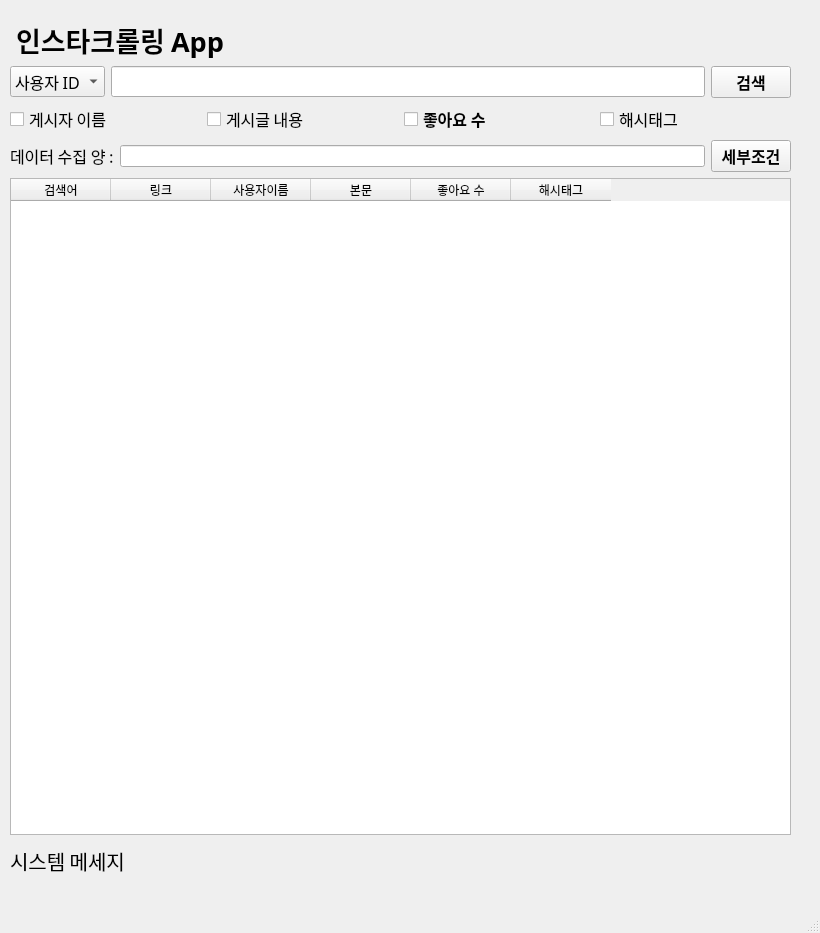
<?xml version="1.0" encoding="UTF-8"?>
<ui version="4.0">
 <class>MainWindow</class>
 <widget class="QMainWindow" name="MainWindow">
  <property name="geometry">
   <rect>
    <x>0</x>
    <y>0</y>
    <width>820</width>
    <height>933</height>
   </rect>
  </property>
  <property name="sizePolicy">
   <sizepolicy hsizetype="Fixed" vsizetype="Fixed">
    <horstretch>0</horstretch>
    <verstretch>0</verstretch>
   </sizepolicy>
  </property>
  <property name="minimumSize">
   <size>
    <width>820</width>
    <height>930</height>
   </size>
  </property>
  <property name="windowTitle">
   <string>MainWindow</string>
  </property>
  <widget class="QWidget" name="centralwidget">
   <widget class="QWidget" name="formLayoutWidget">
    <property name="geometry">
     <rect>
      <x>10</x>
      <y>20</y>
      <width>781</width>
      <height>861</height>
     </rect>
    </property>
    <layout class="QFormLayout" name="formLayout">
     <property name="sizeConstraint">
      <enum>QLayout::SetMinAndMaxSize</enum>
     </property>
     <property name="fieldGrowthPolicy">
      <enum>QFormLayout::ExpandingFieldsGrow</enum>
     </property>
     <property name="labelAlignment">
      <set>Qt::AlignJustify|Qt::AlignVCenter</set>
     </property>
     <property name="formAlignment">
      <set>Qt::AlignCenter</set>
     </property>
     <property name="leftMargin">
      <number>0</number>
     </property>
     <property name="rightMargin">
      <number>0</number>
     </property>
     <item row="0" column="1">
      <widget class="QLabel" name="MAIN_TEXT">
       <property name="enabled">
        <bool>true</bool>
       </property>
       <property name="sizePolicy">
        <sizepolicy hsizetype="Fixed" vsizetype="Fixed">
         <horstretch>0</horstretch>
         <verstretch>0</verstretch>
        </sizepolicy>
       </property>
       <property name="font">
        <font>
         <family>IM혜민 Bold</family>
         <pointsize>20</pointsize>
         <weight>75</weight>
         <bold>true</bold>
        </font>
       </property>
       <property name="text">
        <string>인스타크롤링 App</string>
       </property>
      </widget>
     </item>
     <item row="1" column="0" colspan="2">
      <layout class="QHBoxLayout" name="horizontalLayout">
       <item>
        <widget class="QComboBox" name="search_type">
         <property name="font">
          <font>
           <family>IM혜민 Bold</family>
           <pointsize>12</pointsize>
          </font>
         </property>
         <item>
          <property name="text">
           <string>사용자 ID</string>
          </property>
         </item>
         <item>
          <property name="text">
           <string>태그</string>
          </property>
         </item>
        </widget>
       </item>
       <item>
        <widget class="QLineEdit" name="searh_word">
         <property name="font">
          <font>
           <family>IM혜민 Bold</family>
           <pointsize>12</pointsize>
          </font>
         </property>
         <property name="inputMask">
          <string/>
         </property>
         <property name="text">
          <string/>
         </property>
        </widget>
       </item>
       <item>
        <widget class="QPushButton" name="pushButton">
         <property name="font">
          <font>
           <family>IM혜민 Bold</family>
           <pointsize>12</pointsize>
           <weight>75</weight>
           <bold>true</bold>
          </font>
         </property>
         <property name="text">
          <string>검색</string>
         </property>
        </widget>
       </item>
      </layout>
     </item>
     <item row="2" column="0" colspan="2">
      <layout class="QHBoxLayout" name="horizontalLayout_2">
       <item>
        <widget class="QCheckBox" name="Oner_ID">
         <property name="font">
          <font>
           <family>IM혜민 Bold</family>
           <pointsize>12</pointsize>
          </font>
         </property>
         <property name="text">
          <string>게시자 이름</string>
         </property>
        </widget>
       </item>
       <item>
        <widget class="QCheckBox" name="MainText">
         <property name="font">
          <font>
           <family>IM혜민 Bold</family>
           <pointsize>12</pointsize>
          </font>
         </property>
         <property name="text">
          <string>게시글 내용</string>
         </property>
        </widget>
       </item>
       <item>
        <widget class="QCheckBox" name="lover">
         <property name="font">
          <font>
           <family>IM혜민 Bold</family>
           <pointsize>12</pointsize>
           <weight>75</weight>
           <bold>true</bold>
          </font>
         </property>
         <property name="text">
          <string>좋아요 수</string>
         </property>
        </widget>
       </item>
       <item>
        <widget class="QCheckBox" name="Hash">
         <property name="font">
          <font>
           <family>IM혜민 Bold</family>
           <pointsize>12</pointsize>
          </font>
         </property>
         <property name="text">
          <string>해시태그</string>
         </property>
        </widget>
       </item>
      </layout>
     </item>
     <item row="3" column="0" colspan="2">
      <layout class="QHBoxLayout" name="horizontalLayout_6">
       <property name="sizeConstraint">
        <enum>QLayout::SetNoConstraint</enum>
       </property>
       <item>
        <widget class="QLabel" name="amount_label">
         <property name="font">
          <font>
           <family>IM혜민 Bold</family>
           <pointsize>12</pointsize>
          </font>
         </property>
         <property name="text">
          <string>데이터 수집 양 :</string>
         </property>
        </widget>
       </item>
       <item>
        <widget class="QLineEdit" name="want_amount"/>
       </item>
       <item>
        <widget class="QPushButton" name="minicon_btn">
         <property name="font">
          <font>
           <family>IM혜민 Bold</family>
           <pointsize>12</pointsize>
           <weight>75</weight>
           <bold>true</bold>
          </font>
         </property>
         <property name="text">
          <string>세부조건</string>
         </property>
        </widget>
       </item>
      </layout>
     </item>
     <item row="4" column="0" colspan="2">
      <widget class="QTableWidget" name="insta_table">
       <column>
        <property name="text">
         <string>검색어</string>
        </property>
       </column>
       <column>
        <property name="text">
         <string>링크</string>
        </property>
       </column>
       <column>
        <property name="text">
         <string>사용자이름</string>
        </property>
       </column>
       <column>
        <property name="text">
         <string>본문</string>
        </property>
       </column>
       <column>
        <property name="text">
         <string>좋아요 수</string>
        </property>
       </column>
       <column>
        <property name="text">
         <string>해시태그</string>
        </property>
       </column>
      </widget>
     </item>
     <item row="5" column="0" colspan="2">
      <widget class="QLabel" name="system_message">
       <property name="sizePolicy">
        <sizepolicy hsizetype="Fixed" vsizetype="Fixed">
         <horstretch>1</horstretch>
         <verstretch>50</verstretch>
        </sizepolicy>
       </property>
       <property name="minimumSize">
        <size>
         <width>0</width>
         <height>40</height>
        </size>
       </property>
       <property name="sizeIncrement">
        <size>
         <width>0</width>
         <height>0</height>
        </size>
       </property>
       <property name="font">
        <font>
         <family>IM혜민 Bold</family>
         <pointsize>15</pointsize>
        </font>
       </property>
       <property name="frameShadow">
        <enum>QFrame::Raised</enum>
       </property>
       <property name="text">
        <string>시스템 메세지</string>
       </property>
      </widget>
     </item>
    </layout>
   </widget>
  </widget>
  <widget class="QStatusBar" name="statusbar"/>
 </widget>
 <resources/>
 <connections>
  <connection>
   <sender>pushButton</sender>
   <signal>clicked()</signal>
   <receiver>MainWindow</receiver>
   <slot>start_search()</slot>
   <hints>
    <hint type="sourcelabel">
     <x>736</x>
     <y>78</y>
    </hint>
    <hint type="destinationlabel">
     <x>645</x>
     <y>21</y>
    </hint>
   </hints>
  </connection>
  <connection>
   <sender>minicon_btn</sender>
   <signal>clicked()</signal>
   <receiver>MainWindow</receiver>
   <slot>open_minicon()</slot>
   <hints>
    <hint type="sourcelabel">
     <x>782</x>
     <y>139</y>
    </hint>
    <hint type="destinationlabel">
     <x>804</x>
     <y>179</y>
    </hint>
   </hints>
  </connection>
 </connections>
 <slots>
  <slot>start_search()</slot>
  <slot>open_minicon()</slot>
 </slots>
</ui>
